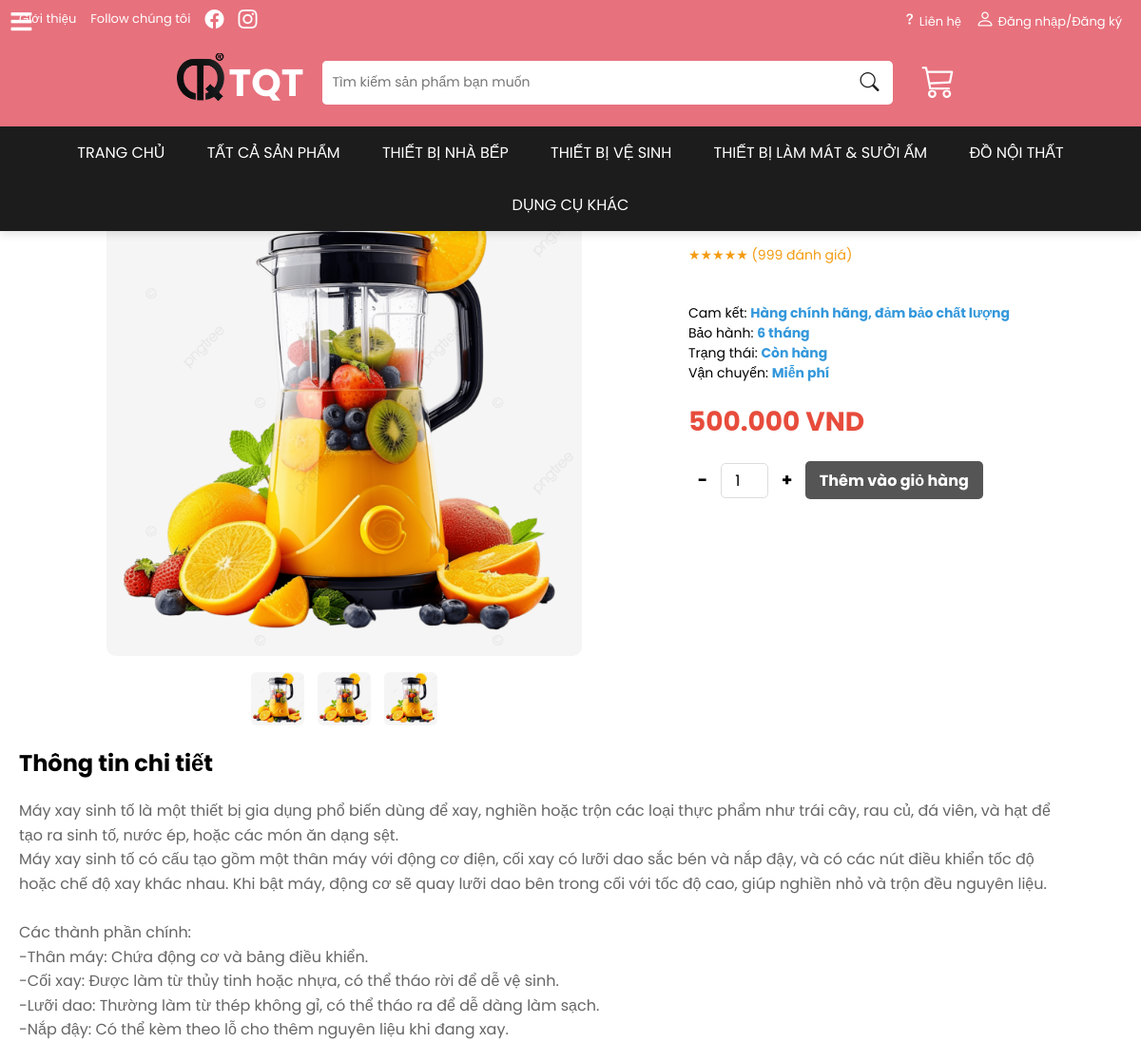
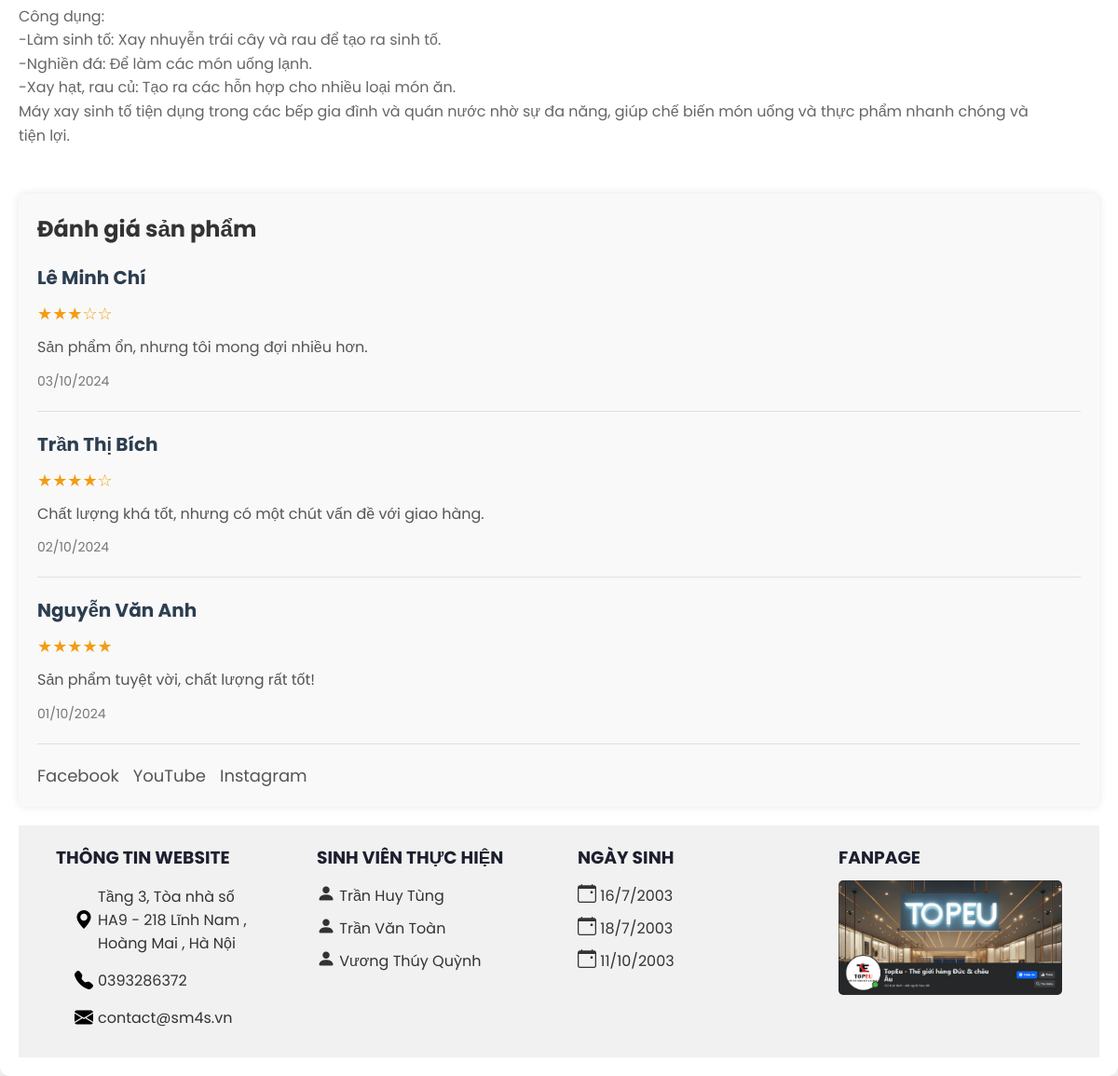
The page /php/chitietsp.php?id=1 on the database its author committed (2 pictures, top to bottom).
### tables this page shows
CREATE TABLE `sanpham` (
  `idsp` int(11) NOT NULL,
  `danhmuc` varchar(50) NOT NULL,
  `hinhanh` varchar(300) NOT NULL,
  `tensp` varchar(100) NOT NULL,
  `giasp` float NOT NULL,
  `MoTa` text NOT NULL
);

CREATE TABLE `reviews` (
  `id` int(11) NOT NULL,
  `product_id` int(11) NOT NULL,
  `tennguoidanhgia` varchar(255) NOT NULL,
  `sosao` int(1) NOT NULL,
  `noidung` text NOT NULL,
  `ngaydanhgia` datetime NOT NULL
);

### php/chitietsp.php (the view, shortened to what this page needs)
<?php
    $servername = "localhost";
    $username = "root";
    $password = "";
    $dbname = "ql_webbanhang";
    $conn = new mysqli($servername, $username, $password, $dbname);
    $idsp = isset($_GET['id']) ? (int)$_GET['id'] : 0;
    $product = null;
    if ($idsp > 0) {
        $stmt = $conn->prepare("SELECT tensp, hinhanh, giasp, MoTa FROM sanpham WHERE idsp = ?");
        $stmt->bind_param("i", $idsp);
        $stmt->execute();
        $result = $stmt->get_result();
        if ($result->num_rows > 0) {
            $product = $result->fetch_assoc();
        }
    }
    $stmt = $conn->prepare("SELECT tennguoidanhgia, sosao, noidung, ngaydanhgia FROM reviews WHERE product_id = ? ORDER BY ngaydanhgia DESC");
      $stmt->bind_param("i", $idsp);
      $stmt->execute();
      $result = $stmt->get_result();
      while ($row = $result->fetch_assoc()) {
          $reviews[] = $row;
      }
    $quantity = isset($_POST['quantity']) ? (int)$_POST['quantity'] : 1;
    $quantity = max($quantity, 1);
?>
<!DOCTYPE html>
<html lang="vi">
<head>
</head>
<body>
<?php include 'header2.php'; ?>
<?php if ($product): ?>
<div class="container">
    <div class="product-gallery-and-details">
        <div class="product-gallery">
            <img class="main-image" src="<?php echo htmlspecialchars($product['hinhanh']); ?>" alt="<?php echo htmlspecialchars($product['tensp']); ?>">
            <div class="thumbnail-row">
                <img src="<?php echo htmlspecialchars($product['hinhanh']); ?>" alt="Thumbnail 1">
                <img src="<?php echo htmlspecialchars($product['hinhanh']); ?>" alt="Thumbnail 2">
                <img src="<?php echo htmlspecialchars($product['hinhanh']); ?>" alt="Thumbnail 3">
            </div>
        </div>
        <div class="product-details">
            <h1><?php echo htmlspecialchars($product['tensp']); ?></h1>
            <div class="reviews">★★★★★ (999 đánh giá)</div>
            <div class="availability">
                <p>Cam kết: <span>Hàng chính hãng, đảm bảo chất lượng</span></p>
                <p>Bảo hành: <span>6 tháng</span></p>
                <p>Trạng thái: <span>Còn hàng</span></p>
                <p>Vận chuyển: <span>Miễn phí</span></p>
            </div>
            <p class="price"><?php echo number_format($product['giasp'], 0, ',', '.'); ?> VND</p>
            <div class="actions">
                <form method="POST">
                    <button type="submit" name="action" value="decrease">-</button>
                    <input type="number" name="quantity" value="<?php echo $quantity; ?>" min="1" readonly>
                    <button type="submit" name="action" value="increase">+</button>
                    <button type="submit" name="add_to_cart">Thêm vào giỏ hàng</button>
                </form>
            </div>
        </div>
    </div>
    <div class="product-details">
        <h2>Thông tin chi tiết</h2>
        <p class="short-description">
            <?php echo nl2br(htmlspecialchars($product['MoTa'])); ?>
        </p>
    </div>
    <div class="reviews-section">
        <h2>Đánh giá sản phẩm</h2>
        <?php if (!empty($reviews)): ?>
    <?php foreach ($reviews as $review): ?>
        <div class="review-item">
            <h3><?php echo htmlspecialchars($review['tennguoidanhgia']); ?></h3>
            <div class="review-stars">
                <?php
                    $stars = str_repeat('★', $review['sosao']) . str_repeat('☆', 5 - $review['sosao']);
                    echo $stars;
                ?>
            </div>
            <p><?php echo nl2br(htmlspecialchars($review['noidung'])); ?></p>
            <span><?php echo date("d/m/Y", strtotime($review['ngaydanhgia'])); ?></span>
        </div>
        <?php endforeach; ?>
    <?php else: ?>
        <p>Chưa có đánh giá nào cho sản phẩm này.</p>
    <?php endif; ?>
	<div class="social-icons">
            <a href="https://web.facebook.com/">Facebook</a>
            <a href="https://www.youtube.com/">YouTube</a>
            <a href="https://www.instagram.com/">Instagram</a>
    </div>
</div>
<?php else: ?>
    <p>Không tìm thấy sản phẩm.</p>
<?php endif; ?>
<?php include 'footer.php'; ?>
</body>
</html>

### php/header2.php (shortened to what this page needs)
<?php
$isLoggedIn = isset($_SESSION['username']);
?>
<!DOCTYPE html>
<html lang="en">
<head>
    <link rel="stylesheet" href="https://cdn.jsdelivr.net/npm/bootstrap-icons@1.11.3/font/bootstrap-icons.min.css">
</head>
<body>
    <div class="header-container">
        <div class="header-top">
            <div class="header-left">
                <a href="../php/gioithieu.php" id="click">Giới thiệu</a>
                <span>Follow chúng tôi</span>
                <a href="https://www.facebook.com/ascrea.03"><i class="iconn bi bi-facebook"></i>                </a>
                <a href="https://www.instagram.com/daisyy1110/"><i class="iconn bi bi-instagram"></i></a>
            </div>
            <div class="header-right">
                <a href="../php/lienhe.php" id="click"><i class="iconn bi bi-question"></i>Liên hệ</a>
                <?php if ($isLoggedIn): ?>
                    <a href="../php/home.php" id="click"><i class="iconn bi bi-person-circle" ></i> <span><?= $_SESSION['username']; ?></span></a>
                    <a href="../php/logout.php" id="click"><i class="iconn bi bi-box-arrow-right"></i> Đăng xuất</a>
                <?php else: ?>
                    <a href="../php/dangnhap.php" id="click"><i class="iconn bi bi-person"></i> Đăng nhập/Đăng ký</a>
                <?php endif; ?>
            </div>
        </div>
        <div class="header-middle">
            <div class="logo">
                <a href="../php/trangchu.php"><img src="../image/logo.png" alt="Logo"></a>
                <h2><span><a href="../php/trangchu.php">TQT</a></span></h2>
            </div>
        <div class="search-bar">
            <form action="search.php" method="GET" style="display: flex; width: 100%;">
                <input type="text" name="keyword" placeholder="Tìm kiếm sản phẩm bạn muốn">
                <button type="submit"><i class="iconn bi bi-search"></i></button>
            </form>
        </div>
            <button id="cart" onclick="window.location.href='../php/giohang.php';"><i class="bi bi-cart3"></i></button>
        </div>
<nav class="main-menu">
    <div id="menu-left" class="menu-left">
        <ul>
            <?php include 'menu_left.php'; ?>
        </ul>
    </div>
    <ul>
        <li><a href="../php/trangchu.php">TRANG CHỦ</a></li>
        <li><a href="../php/sp1.php">TẤT CẢ SẢN PHẨM</a>
        </li>
            <li><a href="../php/home.php?category=kitchen">THIẾT BỊ NHÀ BẾP</a></li>
            <li><a href="../php/home.php?category=cleaning">THIẾT BỊ VỆ SINH</a></li>
            <li><a href="../php/home.php?category=climate">THIẾT BỊ LÀM MÁT & SƯỞI ẤM</a></li>
            <li><a href="../php/home.php?category=furniture">ĐỒ NỘI THẤT</a></li>
            <li><a href="../php/home.php?category=other">DỤNG CỤ KHÁC</a></li>
    </ul>
</nav>
    </div>
</body>
</html>

### php/menu_left.php (shortened to what this page needs)
<!DOCTYPE html>
<html lang="vi">
<head>
    <link rel="stylesheet" href="https://cdnjs.cloudflare.com/ajax/libs/font-awesome/5.15.4/css/all.min.css">
</head>
<body>
    <div class="wrapper">
        <label for="btn" class="menu-btn">
            <i class="fas fa-bars"></i>
        </label>
    </div>
</body>
</html>

### php/footer.php (shortened to what this page needs)
<!DOCTYPE html>
<html lang="vi">
<head>
    <link rel="stylesheet" href="https://cdn.jsdelivr.net/npm/bootstrap-icons@1.11.3/font/bootstrap-icons.min.css">
</head>
<body>
<footer>
    <div class="footer">
        <div>
            <h3>THÔNG TIN WEBSITE</h3>
            <?php
                $address = "Tầng 3, Tòa nhà số HA9 - 218 Lĩnh Nam , Hoàng Mai , Hà Nội";
                $phone = "0393286372";
                $email = "contact@sm4s.vn";
            ?>
            <div class="icon">
            <i class="iconn bi bi-geo-alt-fill"></i>
                <p><?php echo $address; ?></p>
            </div>
            <div class="icon">
            <i class="iconn bi bi-telephone-fill"></i>
            <p><?php echo $phone; ?></p>
            </div>
            <div class="icon">
            <i class="iconn bi bi-envelope-fill"></i>
            <p><?php echo $email; ?></p>
            </div>
        </div>
        <div>
            <h3>SINH VIÊN THỰC HIỆN</h3>
            <ul>
                <li><i class="iconn bi bi-person-fill"></i> Trần Huy Tùng</li>
                <li><i class="iconn bi bi-person-fill"></i> Trần Văn Toàn</li>
                <li><i class="iconn bi bi-person-fill"></i> Vương Thúy Quỳnh</li>
            </ul>
        </div>
        <div>
            <h3>NGÀY SINH</h3>
            <ul>
                <li><i class="iconn bi bi-calendar-event"></i> 16/7/2003</li>
                <li><i class="iconn bi bi-calendar-event"></i> 18/7/2003</li>
                <li><i class="iconn bi bi-calendar-event"></i> 11/10/2003</li>
            </ul>
        </div>
        <div class="fanpage">
            <h3>FANPAGE</h3>
            <a href="https://www.facebook.com/huytung160703"><img src="../image/page.png" alt="Facebook"></a>
        </div>
    </div>
</footer>
</body>
</html>

### php/chitietsp.php (style rules this page uses)
* { margin: 4px; padding: 0; box-sizing: border-box; }
body { font-family: 'Segoe UI', Tahoma, Geneva, Verdana, sans-serif; background-color: #f8f8f8; display: flex; justify-content: center; }
.container { background-color: #fff; width: 100%; padding: 20px; border-radius: 10px; box-shadow: 0 5px 15px rgba(0, 0, 0, 0.1); display: flex; flex-direction: column; gap: 20px; margin-top: 170px; }
.product-gallery-and-details { display: flex; gap: 20px; width: 100%; }
.product-gallery { width: 60%; display: flex; flex-direction: column; align-items: center; gap: 15px; }
.product-gallery .main-image { width: 100%; max-width: 500px; border-radius: 10px; transition: transform 0.3s ease; cursor: pointer; }
.thumbnail-row { display: flex; gap: 10px; justify-content: center; }
.thumbnail-row img { width: 60px; height: 60px; cursor: pointer; border-radius: 8px; object-fit: cover; border: 2px solid transparent; transition: border-color 0.3s ease; }
.product-details { width: 40%; display: flex; flex-direction: column; gap: 20px; }
.product-details h1 { font-size: 32px; color: #333; }
.product-details .reviews { color: #f39c12; font-size: 14px; }
.product-details .price { font-size: 28px; color: #e74c3c; font-weight: bold; }
.product-details .short-description { line-height: 1.6; color: #666; width: 1100px; }
.product-details .actions { display: flex; align-items: center; gap: 15px; }
.product-details .actions input { width: 50px; text-align: center; padding: 8px; border: 1px solid #ddd; border-radius: 5px; }
.availability { margin-top: 20px; font-size: 14px; }
.availability span { font-weight: bold; color: #3498db; }
.social-icons { display: flex; gap: 15px; margin-top: 20px; }
.social-icons a { text-decoration: none; color: #666; font-size: 18px; }
.reviews-section { margin-top: 30px; background-color: #f9f9f9; padding: 20px; border-radius: 8px; box-shadow: 0 0 10px rgba(0, 0, 0, 0.1); }
.reviews-section h2 { font-size: 24px; color: #333; margin-bottom: 20px; }
.review-item { border-bottom: 1px solid #e0e0e0; padding-bottom: 20px; margin-bottom: 20px; }
.review-item h3 { font-size: 20px; color: #2c3e50; margin-bottom: 10px; }
.review-stars { color: #f39c12; font-size: 18px; margin-bottom: 10px; }
.review-item p { font-size: 16px; color: #555; line-height: 1.6; margin-bottom: 10px; }
.review-item span { font-size: 14px; color: #777; }
.social-icons { margin-top: 20px; display: flex; gap: 15px; }
.social-icons a { text-decoration: none; color: #555; font-size: 18px; transition: color 0.3s ease; }
.product-details .actions { display: flex; align-items: center; gap: 10px; }
.product-details .actions button { width: 30px; height: 30px; background-color:white; color: black; border: none; border-radius: 5px; font-size: 18px; font-weight: bold; cursor: pointer; transition: background-color 0.3s ease, transform 0.2s ease; }
.product-details .actions input { width: 50px; text-align: center; font-size: 16px; padding: 5px; border: 1px solid #ddd; border-radius: 5px; }
.product-details .actions button[name="add_to_cart"] { height: 40px; width: auto; padding: 8px 15px; background-color: #555555; border-radius: 5px; font-size: 16px; font-weight: bold; color: white; }

### php/menu_left.php (style rules this page uses)
* { margin: 0; padding: 0; box-sizing: border-box; font-family: 'Poppins', sans-serif; }
.wrapper { height: 100%; position: fixed; top: 0; left: 0; z-index: 4; }
.wrapper .menu-btn { position: fixed; color: white; height: 45px; width: 45px; z-index: 3; cursor: pointer; display: flex; align-items: center; justify-content: center; transition: all 0.3s ease; }
.wrapper .menu-btn i { position: absolute; font-size: 25px; transition: all 0.3s ease; }

### php/footer.php (style rules this page uses)
.footer { display: flex; justify-content: space-around; padding: 20px; background-color: #f1f1f1; }
.footer div { flex: 1; padding: 0 20px; }
.footer h3 { color: #1c1f2e; font-weight: bold; margin-bottom: 10px; }
.footer p, .footer li { color: #333; margin: 5px 0; }
.footer ul { list-style-type: none; padding: 0; }
.footer .icon { display: flex; align-items: center; margin: 5px 0; }
.fanpage img { width: 100%; height: auto; border-radius: 5px; }

### rows shown on the page
sanpham: hinhanh (picture), giasp "500.000", MoTa "Máy xay sinh tố là một thiết bị gia dụng phổ biến dùng để xay, nghiền hoặc trộn các loại thực phẩm như trái cây, rau củ, đá viên, và hạt để tạo ra sinh tố, nước ép, hoặc các món ăn dạng sệt. Máy xay sinh tố có cấu tạo gồm một thân máy với động cơ điện, cối xay có lưỡi dao sắc bén và nắp đậy, và có các nút điều khiển tốc độ hoặc chế độ xay khác nhau. Khi bật máy, động cơ sẽ quay lưỡi dao bên trong cối với tốc độ cao, giúp nghiền nhỏ và trộn đều nguyên liệu. Các thành phần chính: -Thân máy: Chứa động cơ và bảng điều khiển. -Cối xay: Được làm từ thủy tinh hoặc nhựa, có thể tháo rời để dễ vệ sinh. -Lưỡi dao: Thường làm từ thép không gỉ, có thể tháo ra để dễ dàng làm sạch. -Nắp đậy: Có thể kèm…"
reviews: tennguoidanhgia "Lê Minh Chí", sosao "★★★☆☆", noidung "Sản phẩm ổn, nhưng tôi mong đợi nhiều hơn.", ngaydanhgia "03/10/2024"
reviews: tennguoidanhgia "Trần Thị Bích", sosao "★★★★☆", noidung "Chất lượng khá tốt, nhưng có một chút vấn đề với giao hàng.", ngaydanhgia "02/10/2024"
reviews: tennguoidanhgia "Nguyễn Văn Anh", sosao "★★★★★", noidung "Sản phẩm tuyệt vời, chất lượng rất tốt!", ngaydanhgia "01/10/2024"

### other values the page prints
$address "Tầng 3, Tòa nhà số HA9 - 218 Lĩnh Nam , Hoàng Mai , Hà Nội"
$phone "0393286372"
$email "contact@sm4s.vn"
